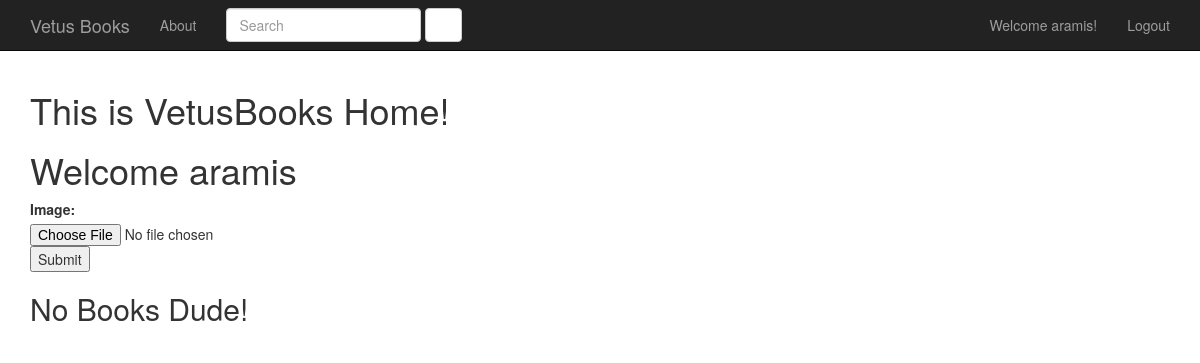
/ (signed in), run on an earlier commit of the app's database.
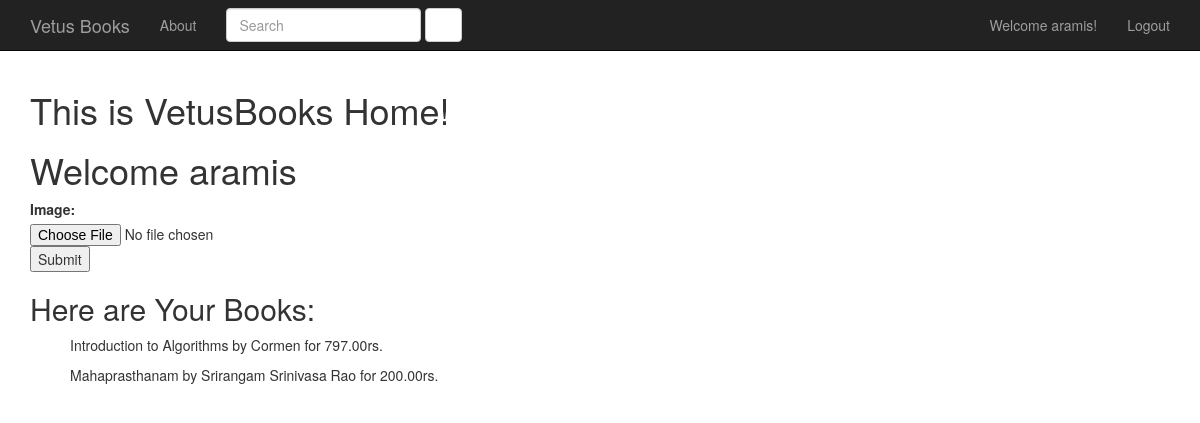
And on a later commit of the database.
### vetusbooks/models.py (models this page shows)
class User(AbstractUser):
	phone = models.CharField(max_length=10, unique=True, validators=[validate_phone], blank=False)
	location = models.CharField(max_length = 30, blank=True)
	birth_date = models.DateField(null=True, blank=True)

class Book(models.Model):
	title = models.CharField(max_length=100, blank=False)
	author = models.CharField(max_length=100, blank=False)
	price = models.DecimalField(max_digits=8, decimal_places=2)
	seller = models.ForeignKey(User, on_delete=models.CASCADE)
	def __str__(self):
		return self.title + " by " + self.author +" for " + str(self.price) + "rs."

### vetusbooks/views.py (the view, shortened to what this page needs)
# urls.py: url(r'^$', HomeView.as_view()),
class HomeView(View):
	def get(self, request, *args, **kwargs):
		form = UserLoginForm(request.GET)
		img_form = ImageUploadForm()
		context={
			"title" : "Home",
			"img_form" : img_form,
			"login_form" : form,
		}
		handleLogin(request, context, form)
		if(request.user.is_authenticated):
			context['user_books'] = getUserBooks(request.user)
		return render(request,"vetusbooks/home.html",context)

### vetusbooks/forms.py
class ImageUploadForm(forms.Form):
	image = forms.ImageField()

class UserLoginForm(forms.Form):
    username = forms.CharField(max_length=50, required=True,
    	widget=forms.TextInput(attrs={'class':'form-control', 'placeholder':'Username'})
    	)
    password = forms.CharField(required=True,
    	widget=forms.PasswordInput(attrs={'class':'form-control', 'placeholder':'Password'})
    	)

### vetusbooks/util.py (called while the page is built)
def getUserBooks(user):
	return Book.objects.filter(seller_id=user.id)

def handleLogin(request, context, form):
	if form.is_valid():
		username = request.POST['username']
		password = request.POST['password']
		user = authenticate(username=username, password=password)
		if user:
			login(request,user)
			context["user"] = request.user
			context["user_books"] = getUserBooks(request.user)
		else:
			context["login_error"] = "Failed!"

### vetusbooks/templates/vetusbooks/home.html (shortened to what this page needs)
{% extends "base.html" %}
{% block content %}
	<h1>This is VetusBooks Home!</h1>
	{% if user.is_authenticated %}
		<h1>Welcome {{ user.username }}</h1>
		<form action="/upload_pic/" method="post" enctype="multipart/form-data">
    	{{ img_form }}
    	<input type="submit" value="Submit" />
		</form>
		{% if user_books %}
		<h2>Here are Your Books:</h2>
			{% for book in user_books %}
				<ul>
					{{ book }}
				</ul>
			{% endfor %}
		{% else %}
			<h2>No Books Dude!</h2>
		{% endif %}
	{% else %}
		<h1>You are not logged In!</h1>
	{% endif %}
{% endblock content %}

### templates/base.html (shortened to what this page needs)
{% load static %}
<!DOCTYPE html>
<html lang="en">
<head>
    <link href="{% static 'css/bootstrap.min.css' %}" rel="stylesheet">
    <link href="{% static 'css/base.css' %}" rel="stylesheet">
</head>
<body>
    <nav class="navbar navbar-inverse navbar-fixed-top" role="navigation">
        <div class="container">
            <div class="navbar-header">
                <a class="navbar-brand main-title" href="#">Vetus Books</a>
            </div>
            <div class="collapse navbar-collapse" id="bs-example-navbar-collapse-1">
                <ul class="nav navbar-nav">
                    <li>
                        <a href="#">About</a>
                    </li>
                    <li>
                    <form method="GET" action="/search" class="navbar-form" role="search">
                    <input type="text" class="form-control" placeholder="Search" name="srch-book" id="srch-term">
                    <button class="btn btn-default" type="submit"><i class="glyphicon glyphicon-search"></i></button>
                    </form>
                    </li>
                </ul>
                <ul class ='nav navbar-nav navbar-right'>
                {% if request.user.is_authenticated %}
                    <li><a href="#">Welcome {{ request.user.username }}!</a></li>
                    <li><a href="/logout">Logout</a></li>
                </ul>
                {% endif %}
            </div>
            </div>
    </nav>
    <div class="container">
        {% block content %}
        {% endblock content %}
    </div>
</body>
</html>

### static/css/base.css (style rules this page uses)
.navbar-brand { color: red; }

### templates/base.html (style rules this page uses)
body { padding-top: 70px; }

What changed in the data, as far as the page shows it:
added Book: title+author+price "Introduction to Algorithms by Cormen for 797.00rs."
added Book: title+author+price "Mahaprasthanam by Srirangam Srinivasa Rao for 200.00rs."
Also different on the page:
text no longer shown: "No Books Dude!"
text now shown: "Here are Your Books:"
